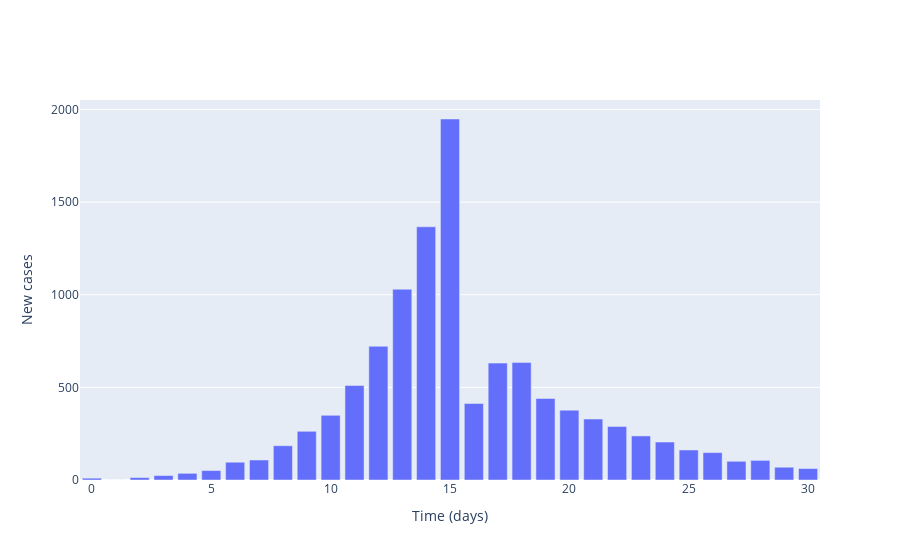

The code cell stored with this chart in its notebook:
### Code cell
# Plot (bar chart cases each day)
fig = go.Figure()

# Plot of incidences
fig.add_trace(
    go.Bar(
        x=times,
        y=locally_infected_cases,
        name='Incidences'
    )
)

# Add axis labels
fig.update_layout(
    xaxis_title='Time (days)',
    yaxis_title='New cases'
)

fig.show()

### Figure 1 — Plotly figure (JSON) as saved in the notebook; plotly's stock layout.template omitted (floating-point values rounded to 4 significant figures)
{"data": [{"name": "Incidences", "type": "bar", "x": [0, 1, 2, 3, 4, 5, 6, 7, 8, 9, 10, 11, 12, 13, 14, 15, 16, 17, 18, 19, 20, 21, 22, 23, 24, 25, 26, 27, 28, 29, 30], "y": [10, 0, 13, 24, 36, 51, 96, 108, 185, 263, 349, 510, 722, 1030, 1367, 1949, 413, 631, 634, 440, 377, 329, 289, 238, 205, 162, 148, 101, 106, 69, 62]}], "layout": {"xaxis": {"title": {"text": "Time (days)"}}, "yaxis": {"title": {"text": "New cases"}}}}
